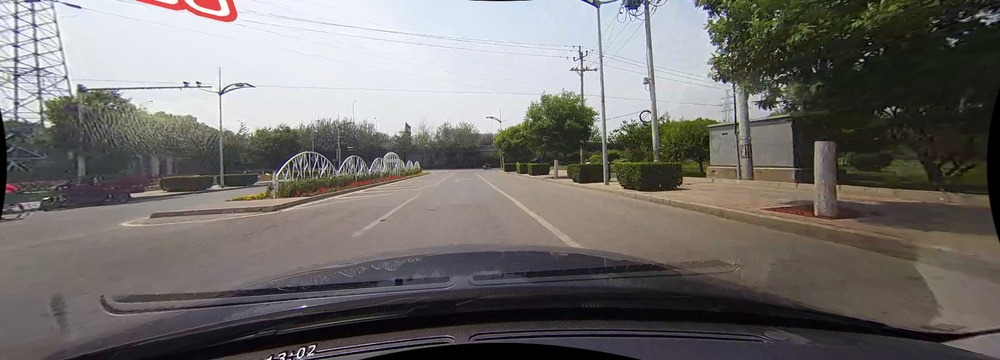
#> input picture hw1/1.jpg, 1000 x 360 px, shrunk from 1640 x 590 before the run
$ python main.py
#> lines starting #> are read from the running program, lines starting #| are printed output that depends on the picture; after the words box and inside, x2 and y2 are one past the last pixel; in counts of white or black regions, pixels touching at a corner belong together
import cv2
import numpy as np
photo = cv2.imread('1.jpg')  # SUCCESS: 1
#> photo is the input picture: shape (360, 1000, 3); mean B, G, R 108.8, 111.3, 114.6
photoGray = cv2.cvtColor(photo, cv2.COLOR_BGR2GRAY)
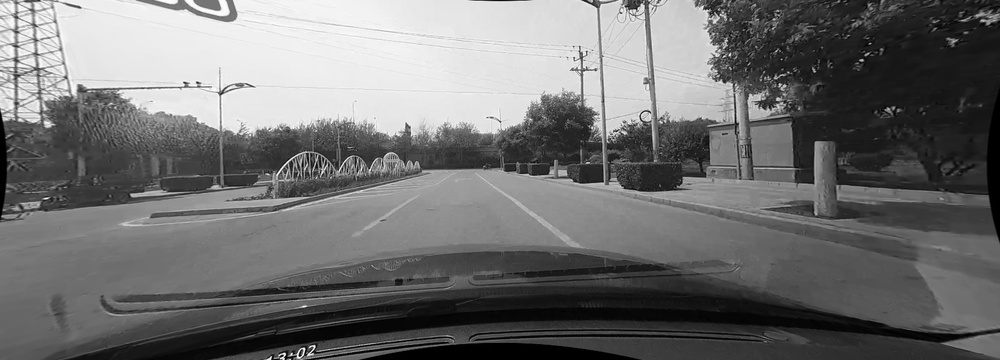
#> photoGray: shape (360, 1000); min 0, max 255, mean 112
photoEnhance = cv2.equalizeHist(photoGray)
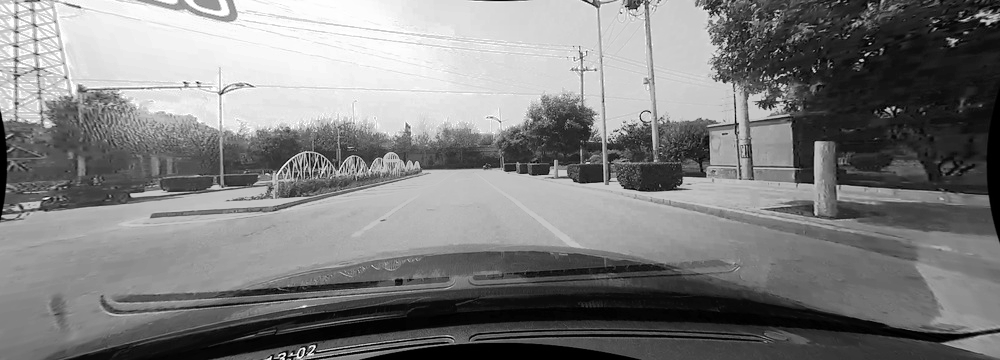
#> photoEnhance: shape (360, 1000); min 0, max 255, mean 126.8
photoBlur = cv2.GaussianBlur(photoEnhance, (3, 3), 0)
ret, photo2 = cv2.threshold(photoBlur, 197, 255, cv2.THRESH_TOZERO_INV) # 197
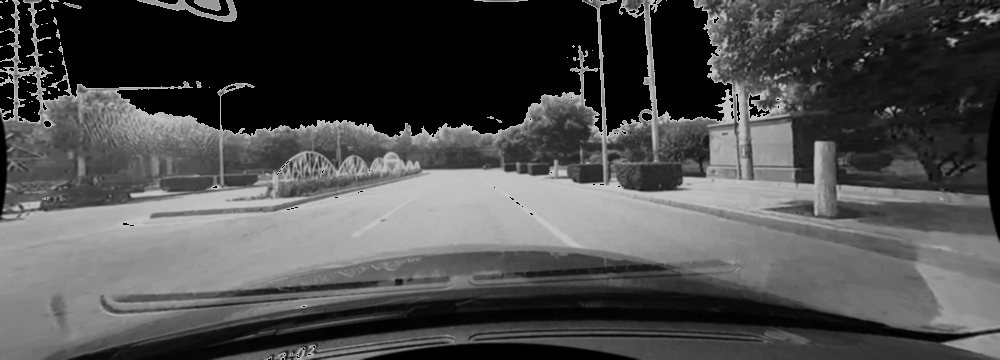
#> photo2: shape (360, 1000); min 0, max 197, mean 77
ret2, photo3 = cv2.threshold(photo2, 193, 255, cv2.THRESH_BINARY) # 193
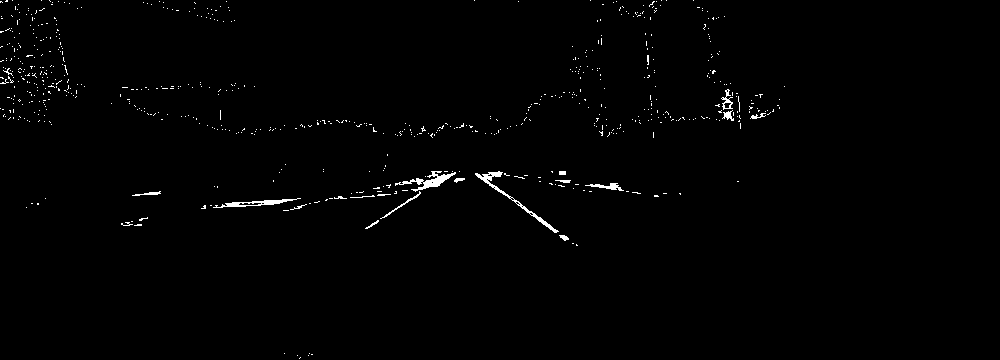
#> photo3: shape (360, 1000); 0.91% white in thin lines or dots, all inside (x1, y1, x2, y2) = (0, 0, 785, 359)
kernel = np.ones((3, 3), np.uint8)
pictureO = cv2.morphologyEx(photo3, cv2.MORPH_CLOSE, kernel)
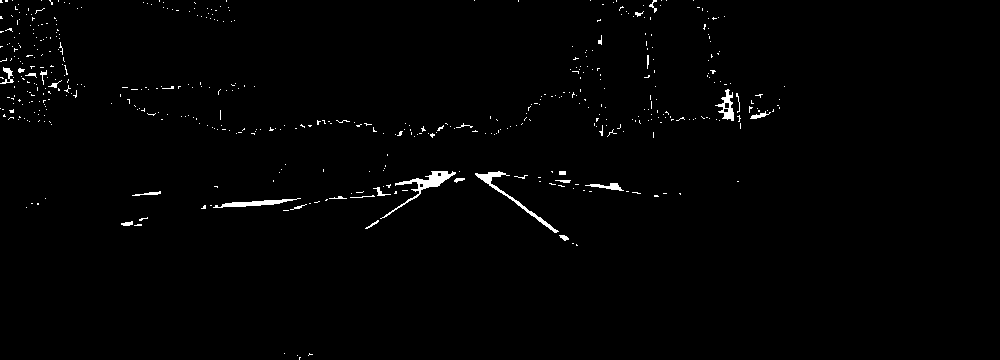
#> pictureO: shape (360, 1000); 1.1% white; 493 white regions (465 under 20 px), largest, box (x1, y1, x2, y2) and area: (380, 171, 456, 219) 547, (475, 171, 559, 233) 445, (213, 198, 301, 208) 321
lines = cv2.HoughLinesP(pictureO, 1, np.pi / 180, 100, 100, 90, 4)
#> lines = [[482, 179, 576, 245], [475, 173, 568, 238]]

for line in lines:
    for x1, y1, x2, y2 in line:
        cv2.line(photo, (x2, y2), (x1, y1), (0, 0, 255), 2)
#> this loop made 2 passes
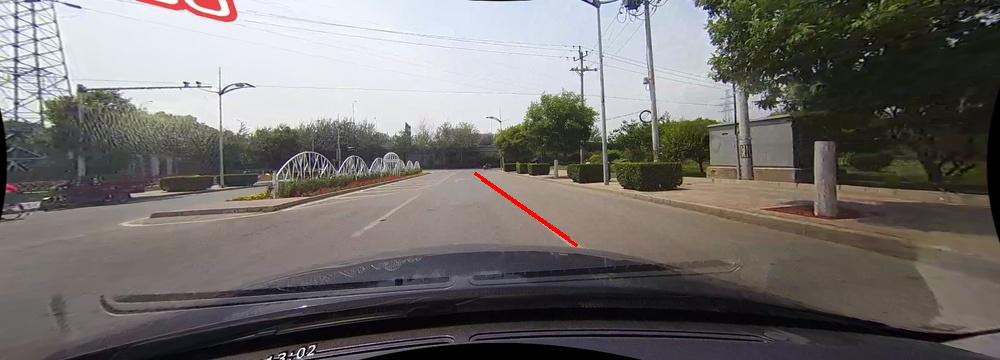
#> photo: shape (360, 1000, 3); 0.15% of pixels changed, all inside (x1, y1, x2, y2) = (474, 172, 578, 247)

cv2.imshow('final', photo)
cv2.waitKey(0)
cv2.destroyAllWindows()
